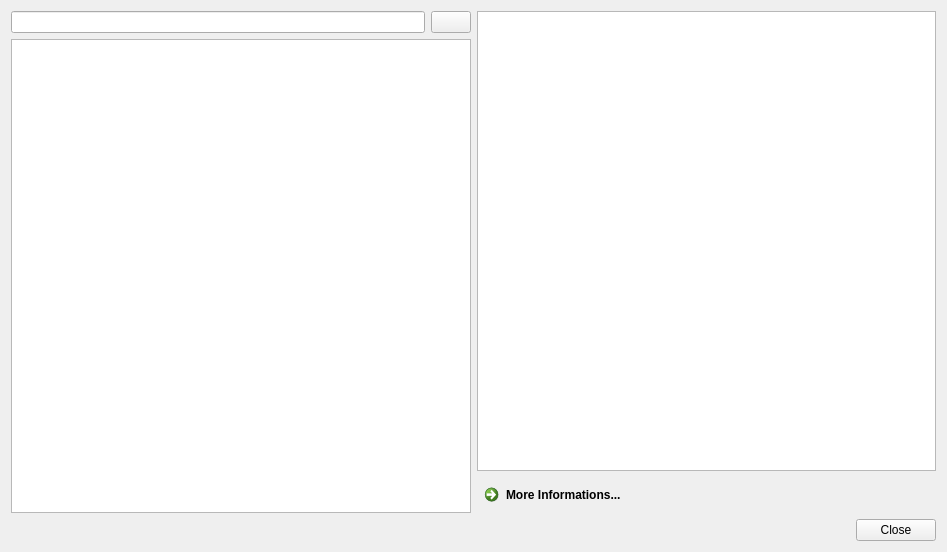
<?xml version="1.0" encoding="UTF-8"?>
<ui version="4.0">
 <class>HelpWindow</class>
 <widget class="QDialog" name="HelpWindow">
  <property name="geometry">
   <rect>
    <x>0</x>
    <y>0</y>
    <width>947</width>
    <height>552</height>
   </rect>
  </property>
  <property name="windowTitle">
   <string>Help Contents</string>
  </property>
  <property name="windowIcon">
   <iconset resource="../turing.qrc">
    <normaloff>:/action/media/help.png</normaloff>:/action/media/help.png</iconset>
  </property>
  <layout class="QVBoxLayout" name="verticalLayout">
   <item>
    <layout class="QHBoxLayout" name="horizontalLayout_2">
     <item>
      <layout class="QVBoxLayout" name="verticalLayout_3">
       <item>
        <layout class="QHBoxLayout" name="horizontalLayout">
         <item>
          <widget class="QLineEdit" name="textSearch">
           <property name="clearButtonEnabled">
            <bool>false</bool>
           </property>
          </widget>
         </item>
         <item>
          <widget class="QPushButton" name="btnClear">
           <property name="text">
            <string/>
           </property>
           <property name="icon">
            <iconset resource="../turing.qrc">
             <normaloff>:/action/media/clear.png</normaloff>:/action/media/clear.png</iconset>
           </property>
          </widget>
         </item>
        </layout>
       </item>
       <item>
        <widget class="QTreeWidget" name="listFuncs">
         <property name="animated">
          <bool>true</bool>
         </property>
         <property name="headerHidden">
          <bool>true</bool>
         </property>
         <column>
          <property name="text">
           <string notr="true">1</string>
          </property>
         </column>
        </widget>
       </item>
      </layout>
     </item>
     <item>
      <layout class="QVBoxLayout" name="verticalLayout_2">
       <item>
        <widget class="QTextBrowser" name="textBrowser"/>
       </item>
       <item>
        <widget class="QCommandLinkButton" name="commandLinkButton">
         <property name="text">
          <string>More Informations...</string>
         </property>
         <property name="default">
          <bool>true</bool>
         </property>
        </widget>
       </item>
      </layout>
     </item>
    </layout>
   </item>
   <item>
    <widget class="QDialogButtonBox" name="buttonBox">
     <property name="orientation">
      <enum>Qt::Horizontal</enum>
     </property>
     <property name="standardButtons">
      <set>QDialogButtonBox::Close</set>
     </property>
     <property name="centerButtons">
      <bool>false</bool>
     </property>
    </widget>
   </item>
  </layout>
 </widget>
 <resources>
  <include location="../turing.qrc"/>
 </resources>
 <connections>
  <connection>
   <sender>buttonBox</sender>
   <signal>accepted()</signal>
   <receiver>HelpWindow</receiver>
   <slot>accept()</slot>
   <hints>
    <hint type="sourcelabel">
     <x>227</x>
     <y>534</y>
    </hint>
    <hint type="destinationlabel">
     <x>157</x>
     <y>274</y>
    </hint>
   </hints>
  </connection>
  <connection>
   <sender>buttonBox</sender>
   <signal>rejected()</signal>
   <receiver>HelpWindow</receiver>
   <slot>reject()</slot>
   <hints>
    <hint type="sourcelabel">
     <x>295</x>
     <y>540</y>
    </hint>
    <hint type="destinationlabel">
     <x>286</x>
     <y>274</y>
    </hint>
   </hints>
  </connection>
 </connections>
</ui>
